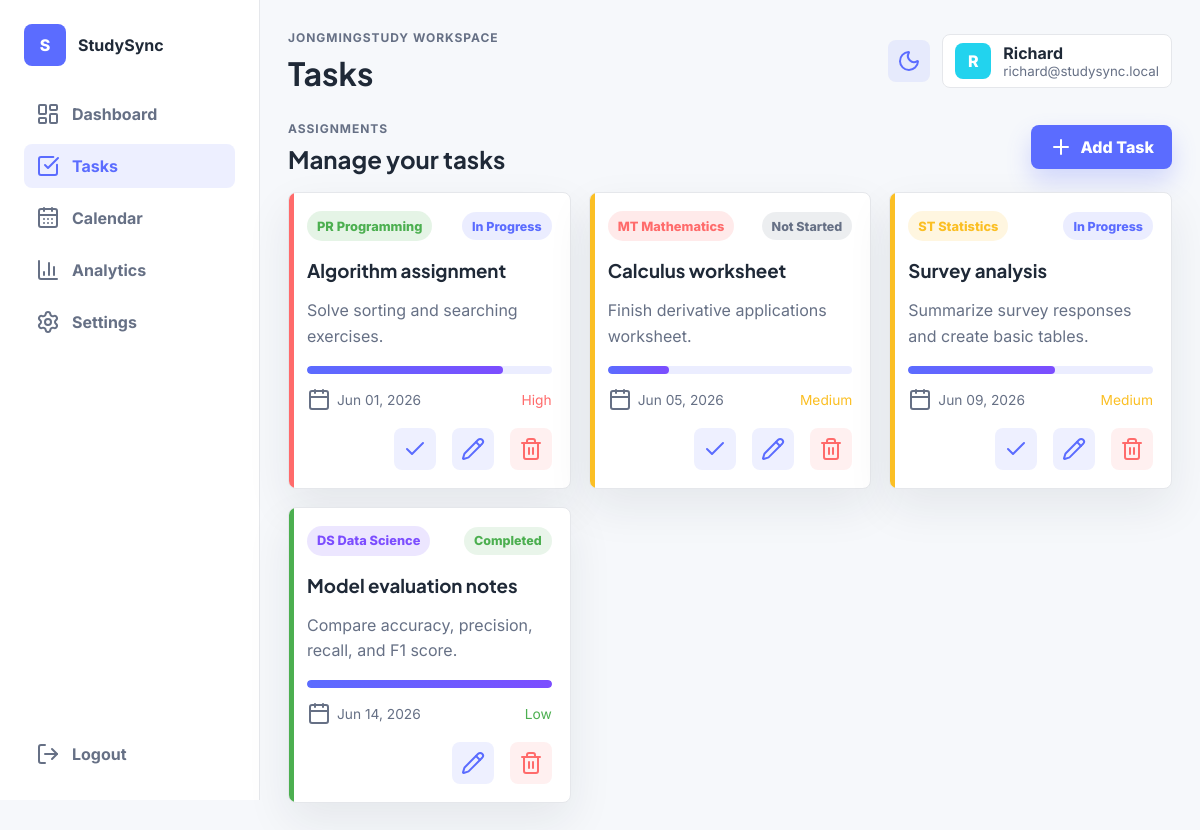
Page /tasks.php (signed in) on the committed database.
### tables this page shows
CREATE TABLE users (
    id INT AUTO_INCREMENT PRIMARY KEY,
    name VARCHAR(50) NOT NULL UNIQUE,
    email VARCHAR(100) NOT NULL UNIQUE,
    password VARCHAR(100) NOT NULL,
    avatar_color VARCHAR(20) NOT NULL,
    created_at TIMESTAMP DEFAULT CURRENT_TIMESTAMP
);

CREATE TABLE tasks (
    id INT AUTO_INCREMENT PRIMARY KEY,
    user_id INT NOT NULL,
    category_id INT NOT NULL,
    title VARCHAR(150) NOT NULL,
    description TEXT,
    priority ENUM('Low', 'Medium', 'High') NOT NULL DEFAULT 'Medium',
    deadline DATE NOT NULL,
    progress INT NOT NULL DEFAULT 0,
    status ENUM('Not Started', 'In Progress', 'Completed', 'Overdue') NOT NULL DEFAULT 'Not Started',
    created_at TIMESTAMP DEFAULT CURRENT_TIMESTAMP,
    updated_at TIMESTAMP DEFAULT CURRENT_TIMESTAMP ON UPDATE CURRENT_TIMESTAMP,
    FOREIGN KEY (user_id) REFERENCES users(id) ON DELETE CASCADE,
    FOREIGN KEY (category_id) REFERENCES categories(id) ON DELETE CASCADE
);

CREATE TABLE categories (
    id INT AUTO_INCREMENT PRIMARY KEY,
    name VARCHAR(80) NOT NULL UNIQUE,
    icon VARCHAR(10) NOT NULL,
    color VARCHAR(20) NOT NULL
);

### includes/helpers.php (called while the page is built, shortened)
<?php
function e(string $value): string
{
    return htmlspecialchars($value, ENT_QUOTES, 'UTF-8');
}
function task_status(array $task): string
{
    if ($task['status'] === 'Completed') {
        return 'Completed';
    }
    return $task['status'];
}
function priority_class(string $priority): string
{
    return strtolower($priority);
}
function format_date(string $date): string
{
    return date('M d, Y', strtotime($date));
}
function get_user_tasks(PDO $pdo, int $userId): array
{
    $stmt = $pdo->prepare(
        'SELECT tasks.*, categories.name AS category_name, categories.icon, categories.color
         FROM tasks
         JOIN categories ON tasks.category_id = categories.id
         WHERE tasks.user_id = ?
         ORDER BY tasks.deadline ASC'
    );
    $stmt->execute([$userId]);
    return $stmt->fetchAll();
}

### includes/auth.php (called while the page is built, shortened)
<?php
require_once __DIR__ . '/db.php';
function is_logged_in(): bool
{
    return isset($_SESSION['user_id']);
}
function current_user(): ?array
{
    global $pdo;
    $stmt = $pdo->prepare('SELECT id, name, email, avatar_color FROM users WHERE id = ?');
    $stmt->execute([$_SESSION['user_id']]);
    return $stmt->fetch() ?: null;
}

### tasks.php (the view, shortened to what this page needs)
<?php
$pageTitle = 'Tasks';
require_once __DIR__ . '/includes/header.php';
$tasks = get_user_tasks($pdo, (int) $user['id']);
?>
<section class="page-actions">
    <div>
        <p class="eyebrow">Assignments</p>
        <h2>Manage your tasks</h2>
    </div>
    <a class="btn btn-primary" href="tasks.php?action=new">
        <i data-lucide="plus"></i>
        Add Task
    </a>
</section>
<section class="task-board">
    <?php foreach ($tasks as $task): ?>
        <?php $status = task_status($task); ?>
        <article class="task-card priority-<?php echo priority_class($task['priority']); ?>">
            <div class="task-card-top">
                <span class="category-tag" style="--tag-color: <?php echo e($task['color']); ?>">
                    <?php echo e($task['icon']); ?> <?php echo e($task['category_name']); ?>
                </span>
                <span class="status-pill <?php echo strtolower(str_replace(' ', '-', $status)); ?>"><?php echo e($status); ?></span>
            </div>
            <h3><?php echo e($task['title']); ?></h3>
            <p><?php echo e($task['description']); ?></p>
            <div class="progress-track small">
                <span style="width: <?php echo (int) $task['progress']; ?>%"></span>
            </div>
            <div class="task-meta">
                <span><i data-lucide="calendar"></i><?php echo format_date($task['deadline']); ?></span>
                <span class="priority-label <?php echo priority_class($task['priority']); ?>"><?php echo e($task['priority']); ?></span>
            </div>
            <div class="task-actions">
                <?php if ($status !== 'Completed'): ?>
                    <form method="POST" action="php/task_actions.php">
                        <button class="icon-btn" type="submit" aria-label="Mark completed"><i data-lucide="check"></i></button>
                    </form>
                <?php endif; ?>
                <a class="icon-btn" href="tasks.php?edit=<?php echo (int) $task['id']; ?>" aria-label="Edit"><i data-lucide="pencil"></i></a>
                <form method="POST" action="php/task_actions.php" onsubmit="return confirm('Delete this task?');">
                    <button class="icon-btn danger" type="submit" aria-label="Delete"><i data-lucide="trash-2"></i></button>
                </form>
            </div>
        </article>
    <?php endforeach; ?>
</section>
<?php include __DIR__ . '/includes/footer.php'; ?>

### includes/header.php (shortened to what this page needs)
<?php
require_once __DIR__ . '/auth.php';
require_once __DIR__ . '/helpers.php';
$user = current_user();
$pageTitle = $pageTitle ?? 'JONGMINGStudy';
?>
<!DOCTYPE html>
<html lang="en">
<head>
    <link rel="stylesheet" href="css/style.css">
</head>
<body>
    <div class="app-shell">
        <?php include __DIR__ . '/sidebar.php'; ?>
        <main class="main-content">
            <header class="topbar">
                <div>
                    <p class="eyebrow">JONGMINGStudy workspace</p>
                    <h1><?php echo e($pageTitle); ?></h1>
                </div>
                <div class="topbar-actions">
                    <button class="icon-btn" id="themeToggle" type="button" aria-label="Toggle dark mode">
                        <i data-lucide="moon"></i>
                    </button>
                    <div class="profile-chip">
                        <span style="background: <?php echo e($user['avatar_color']); ?>"><?php echo e(substr($user['name'], 0, 1)); ?></span>
                        <div>
                            <strong><?php echo e($user['name']); ?></strong>
                            <small><?php echo e($user['email']); ?></small>
                        </div>
                    </div>
                </div>
            </header>

### css/style.css (style rules this page uses)
:root { --bg: #F6F8FB; --card: #FFFFFF; --primary: #5B6CFF; --accent: #7C4DFF; --text: #1F2937; --muted: #667085; --border: #E5E7EB; --red: #FF6B6B; --green: #4CAF50; --yellow: #FBBF24; --shadow: 0 18px 45px rgba(31, 41, 55, 0.08); }
* { box-sizing: border-box; }
body { margin: 0; min-height: 100vh; background: var(--bg); color: var(--text); font-family: "Inter", sans-serif; }
h1, h2, h3 { margin: 0; font-family: "Plus Jakarta Sans", sans-serif; letter-spacing: 0; }
p { color: var(--muted); line-height: 1.6; }
a { color: inherit; text-decoration: none; }
button, input, select, textarea { font: inherit; }
.login-preview span, .demo-users p, .eyebrow { display: block; margin: 0 0 6px; color: var(--muted); font-size: 0.75rem; font-weight: 700; letter-spacing: 0.08em; text-transform: uppercase; }
.login-card-header, .section-heading, .page-actions, .topbar, .task-card-top, .task-meta, .task-actions, .setting-row { display: flex; align-items: center; justify-content: space-between; gap: 16px; }
.btn, .icon-btn { display: inline-flex; align-items: center; justify-content: center; gap: 8px; border: 0; border-radius: 8px; cursor: pointer; transition: transform 0.18s ease, box-shadow 0.18s ease, background 0.18s ease; }
.btn { min-height: 44px; padding: 0 18px; font-weight: 800; }
.btn-primary { background: var(--primary); color: white; box-shadow: 0 12px 24px rgba(91, 108, 255, 0.24); }
.icon-btn { width: 42px; height: 42px; background: rgba(91, 108, 255, 0.1); color: var(--primary); }
.icon-btn.danger { color: var(--red); background: rgba(255, 107, 107, 0.1); }
.app-shell { display: grid; grid-template-columns: 260px 1fr; min-height: 100vh; }
.main-content { padding: 28px; }
.topbar { margin-bottom: 26px; }
.topbar h1 { font-size: 2rem; }
.topbar-actions { display: flex; align-items: center; gap: 12px; }
.profile-chip { display: flex; align-items: center; gap: 12px; padding: 8px 12px; border: 1px solid var(--border); border-radius: 8px; background: var(--card); }
.profile-chip span, .profile-avatar { display: grid; place-items: center; color: white; font-weight: 800; }
.profile-chip span { width: 36px; height: 36px; border-radius: 8px; }
.profile-chip small { display: block; color: var(--muted); }
.card, .welcome-card, .metric-card, .task-card { border: 1px solid var(--border); border-radius: 8px; background: var(--card); box-shadow: var(--shadow); }
.content-grid, .stats-grid, .task-board, .category-grid { display: grid; gap: 18px; }
.progress-track { height: 12px; overflow: hidden; border-radius: 999px; background: rgba(91, 108, 255, 0.12); }
.progress-track span { display: block; height: 100%; border-radius: inherit; background: linear-gradient(90deg, var(--primary), var(--accent)); }
.progress-track.small { height: 8px; }
.priority-dot.low, .priority-label.low, .calendar-day small.low { color: var(--green); }
.priority-dot.medium, .priority-label.medium, .calendar-day small.medium { color: var(--yellow); }
.priority-dot.high, .priority-label.high, .calendar-day small.high { color: var(--red); }
.status-pill { display: inline-flex; align-items: center; min-height: 28px; padding: 0 10px; border-radius: 999px; font-size: 0.78rem; font-weight: 800; color: var(--muted); background: rgba(102, 112, 133, 0.12); }
.status-pill.completed { color: var(--green); background: rgba(76, 175, 80, 0.12); }
.status-pill.in-progress { color: var(--primary); background: rgba(91, 108, 255, 0.12); }
.page-actions { margin-bottom: 18px; }
.task-board { grid-template-columns: repeat(3, minmax(0, 1fr)); }
.task-card { position: relative; overflow: hidden; padding: 18px; }
.task-card::before { content: ""; position: absolute; inset: 0 auto 0 0; width: 5px; background: var(--primary); }
.task-card.priority-high::before { background: var(--red); }
.task-card.priority-medium::before { background: var(--yellow); }
.task-card.priority-low::before { background: var(--green); }
.category-tag { display: inline-flex; align-items: center; min-height: 30px; padding: 0 10px; border-radius: 999px; color: var(--tag-color); background: color-mix(in srgb, var(--tag-color) 14%, transparent); font-size: 0.8rem; font-weight: 800; }
.task-card h3 { margin-top: 18px; }
.task-meta { margin-top: 14px; color: var(--muted); font-size: 0.86rem; }
.task-meta span:first-child { display: inline-flex; align-items: center; gap: 6px; }
.task-actions { justify-content: flex-end; margin-top: 16px; }
.task-actions form { margin: 0; }

### rows in the picture
users: name "R", name "Richard", email "richard@studysync.local"
tasks: category.icon "PR", category.name "Programming", status "In Progress", title "Algorithm assignment", description "Solve sorting and searching exercises.", progress 80 (drawn), deadline "Jun 01, 2026", priority "High"
tasks: category.icon "MT", category.name "Mathematics", status "Not Started", title "Calculus worksheet", description "Finish derivative applications worksheet.", progress 25 (drawn), deadline "Jun 05, 2026", priority "Medium"
tasks: category.icon "ST", category.name "Statistics", status "In Progress", title "Survey analysis", description "Summarize survey responses and create basic tables.", progress 60 (drawn), deadline "Jun 09, 2026", priority "Medium"
tasks: category.icon "DS", category.name "Data Science", status "Completed", title "Model evaluation notes", description "Compare accuracy, precision, recall, and F1 score.", progress 100 (drawn), deadline "Jun 14, 2026", priority "Low"

### other values in the picture
$item['label'] "Dashboard"
$item['label'] "Tasks"
$item['label'] "Calendar"
$item['label'] "Analytics"
$item['label'] "Settings"
$pageTitle "Tasks"
